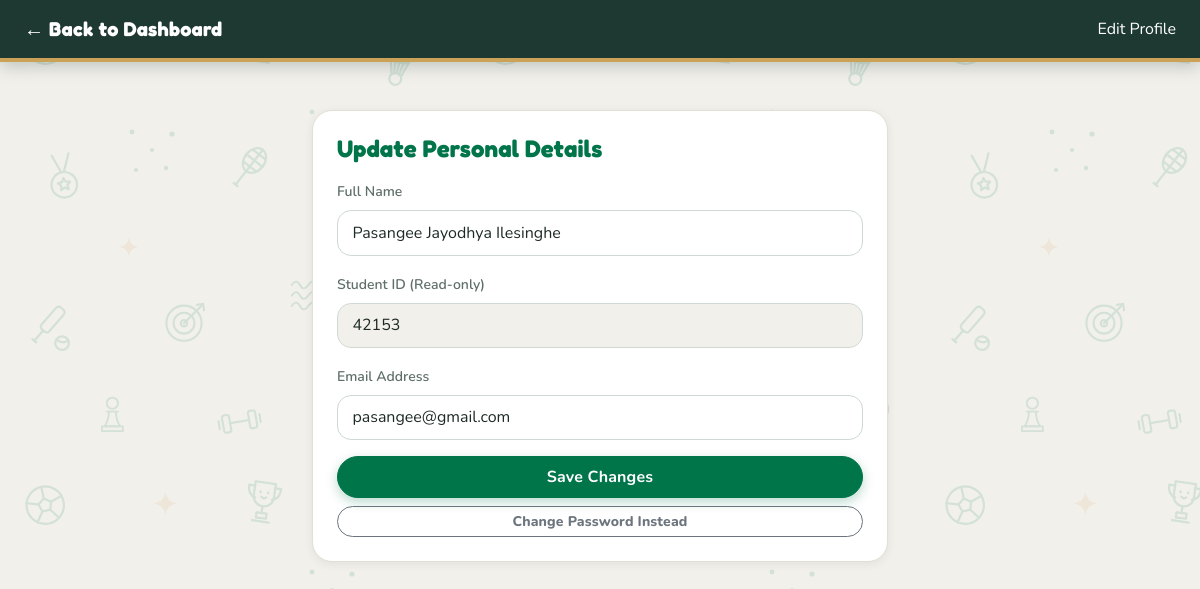
Screenshot of /student/edit_profile.php (signed in) with the database file from the repository.
### tables this page shows
CREATE TABLE `users` (
  `name` varchar(100) NOT NULL,
  `student_id` varchar(50) NOT NULL,
  `email` varchar(100) NOT NULL,
  `password` varchar(255) NOT NULL,
  `role` enum('student','admin') DEFAULT 'student'
);

### student/edit_profile.php (the view, shortened to what this page needs)
<?php
include '../db.php';
$student_id = $_SESSION['student_id'];
$stmt = $conn->prepare("SELECT * FROM users WHERE student_id = ?");
$stmt->bind_param("s", $student_id);
$stmt->execute();
$result = $stmt->get_result();
$student = ($result && $result->num_rows > 0) ? $result->fetch_assoc() : null;
?>
<!DOCTYPE html>
<html lang="en">
<head>
    <link href="https://cdn.jsdelivr.net/npm/bootstrap@5.3.0/dist/css/bootstrap.min.css" rel="stylesheet">
    <link rel="stylesheet" href="../style.css">
</head>
<body class="bg-light">
    <nav class="navbar navbar-dark bg-dark px-4 shadow-sm">
        <a class="navbar-brand fw-bold" href="student_dashboard.php">← Back to Dashboard</a>
        <span class="text-white">Edit Profile</span>
    </nav>
    <div class="container my-5" style="max-width: 600px;">
        <div class="card shadow-sm border-0 rounded-4 p-4 bg-white">
            <h4 class="fw-bold text-primary mb-3">Update Personal Details</h4>
            <?php if($student): ?>
            <form method="POST" data-validate="student">
                <div class="mb-3">
                    <label class="form-label fw-semibold small text-muted">Full Name</label>
                    <input type="text" name="name" class="form-control" value="<?php echo htmlspecialchars($student['name'] ?? ''); ?>" required>
                </div>
                <div class="mb-3">
                    <label class="form-label fw-semibold small text-muted">Student ID (Read-only)</label>
                    <input type="text" class="form-control" value="<?php echo htmlspecialchars($student['student_id'] ?? ''); ?>" readonly>
                </div>
                <div class="mb-3">
                    <label class="form-label fw-semibold small text-muted">Email Address</label>
                    <input type="email" name="email" class="form-control" value="<?php echo htmlspecialchars($student['email'] ?? ''); ?>" required>
                </div>
                <div class="d-grid gap-2">
                    <button type="submit" class="btn btn-primary fw-bold py-2">Save Changes</button>
                    <a href="change_password.php" class="btn btn-outline-secondary btn-sm">Change Password Instead</a>
                </div>
            </form>
            <?php else: ?>
                <div class="alert alert-danger">User record not found in the database.</div>
            <?php endif; ?>
        </div>
    </div>
</body>
</html>

### style.css (style rules this page uses)
:root { --house: #1E3932; --uplift: #2B5148; --green: #00754A; --green-dark: #006241; --green-deep: #004E34; --bright: #00A862; --bright-dark:#008F53; --mint: #D4E9E2; --cream: #F2F0EB; --ceramic: #EDEBE9; --gold: #CBA258; --gold-soft: #F6EBD0; --red: #C82014; --text: #1E2A26; --muted: #5F6F69; --border: #E3DFD6; --radius: 20px; --shadow-sm: 0 2px 8px rgba(30, 57, 50, .08); --shadow-md: 0 12px 30px rgba(30, 57, 50, .16); --font-head: "Fredoka", "Nunito", "Segoe UI", system-ui, sans-serif; --font-body: "Nunito", "Segoe UI", Helvetica, Arial, system-ui, sans-serif; --bs-primary: #00754A; --bs-primary-rgb: 0, 117, 74; --bs-success: #00A862; --bs-success-rgb: 0, 168, 98; --bs-info: #2B5148; --bs-info-rgb: 43, 81, 72; --bs-warning: #CBA258; --bs-warning-rgb: 203, 162, 88; --bs-danger: #C82014; --bs-danger-rgb: 200, 32, 20; --bs-dark: #1E3932; --bs-dark-rgb: 30, 57, 50; --bs-link-color: #00754A; --bs-link-hover-color: #004E34; --bs-body-font-family: var(--font-body); --bs-body-color: #1E2A26; }
body { background-color: var(--cream) !important; background-image: url("images/doodles/pattern-light.svg"); background-size: 460px 460px; color: var(--text); font-family: var(--font-body); }
h1, h2, h3, h4, h5, h6 { font-family: var(--font-head); font-weight: 600; letter-spacing: .005em; color: inherit; }
.btn { background-image: none !important; }
a { text-decoration-color: rgba(0, 117, 74, .35); }
.text-muted { color: var(--muted) !important; }
.text-primary { color: var(--green) !important; }
.bg-light { background-color: var(--cream) !important; }
.bg-white { background-color: #fff !important; }
.navbar, .navbar.bg-primary, .navbar.bg-dark { background: var(--house) !important; box-shadow: 0 4px 16px rgba(30, 57, 50, .25) !important; border-bottom: 4px solid var(--gold); flex-wrap: wrap; padding-top: .55rem; padding-bottom: .55rem; }
.navbar-brand { display: inline-flex; align-items: center; gap: .6rem; color: #fff !important; font-family: var(--font-head); font-weight: 600; letter-spacing: .01em; }
.btn { border-radius: 999px; font-family: var(--font-body); font-weight: 800; letter-spacing: .01em; padding-left: 1.15rem; padding-right: 1.15rem; transition: transform .15s ease, box-shadow .15s ease, background .15s ease; }
.btn-sm { padding-left: .85rem; padding-right: .85rem; }
.btn-primary { --bs-btn-color: #fff; --bs-btn-hover-color: #fff; --bs-btn-active-color: #fff; --bs-btn-bg: var(--green); --bs-btn-border-color: var(--green); --bs-btn-hover-bg: var(--green-dark); --bs-btn-hover-border-color: var(--green-dark); --bs-btn-active-bg: var(--green-deep); --bs-btn-active-border-color: var(--green-deep); --bs-btn-disabled-bg: var(--green); --bs-btn-disabled-border-color: var(--green); box-shadow: 0 4px 12px rgba(0, 117, 74, .28); }
.card { border: 1px solid var(--border) !important; border-radius: var(--radius) !important; box-shadow: var(--shadow-sm) !important; transition: transform .2s ease, box-shadow .2s ease; }
.form-label { color: var(--muted); font-weight: 600; }
.form-control, .form-select { border: 1.5px solid #cfd8d3; border-radius: 14px; padding: .6rem .9rem; background-color: #fff; }
.form-control[readonly] { background-color: var(--cream) !important; }
html { -webkit-text-size-adjust: 100%; }
body { overflow-x: hidden; }

### rows the page displays
users: name "Pasangee Jayodhya Ilesinghe", student_id "42153", email "pasangee@gmail.com"
